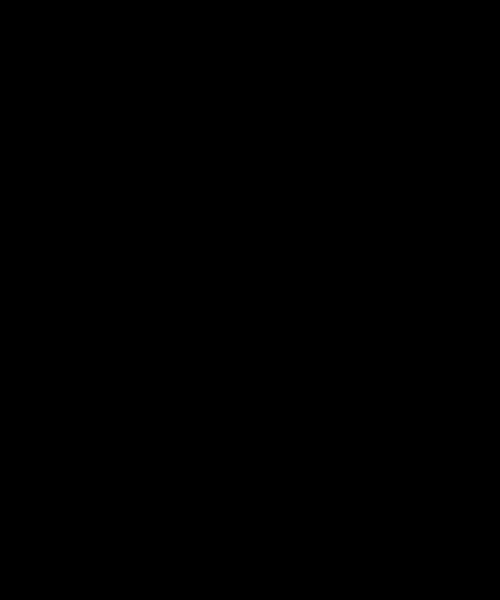
Frame 1 (no input)
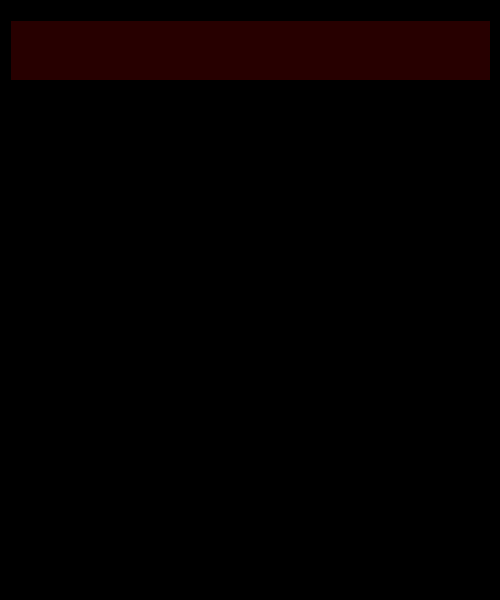
Frame 60 (the mouse pressed at the canvas centre just before this capture)
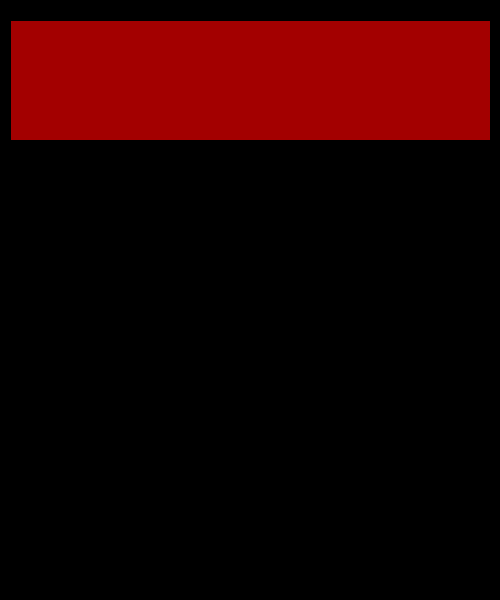
Frame 120 (the mouse held since frame 60 and released just before this capture)

The Processing sketch that drew these frames (run headless with seeded random() and noise(); from frame 60 on, the mouse is pressed at the canvas centre):

// Processing sketch: udk_test1
// ── udk_test1.pde
void setup() {
  size(500, 600);
  background(0);
  println("staring...");
}
void draw() {
  fill(random(255), 0, 0);  //red colour
  //println(frameCount);
  rect(10, 20, width-20, frameCount%height);
}
